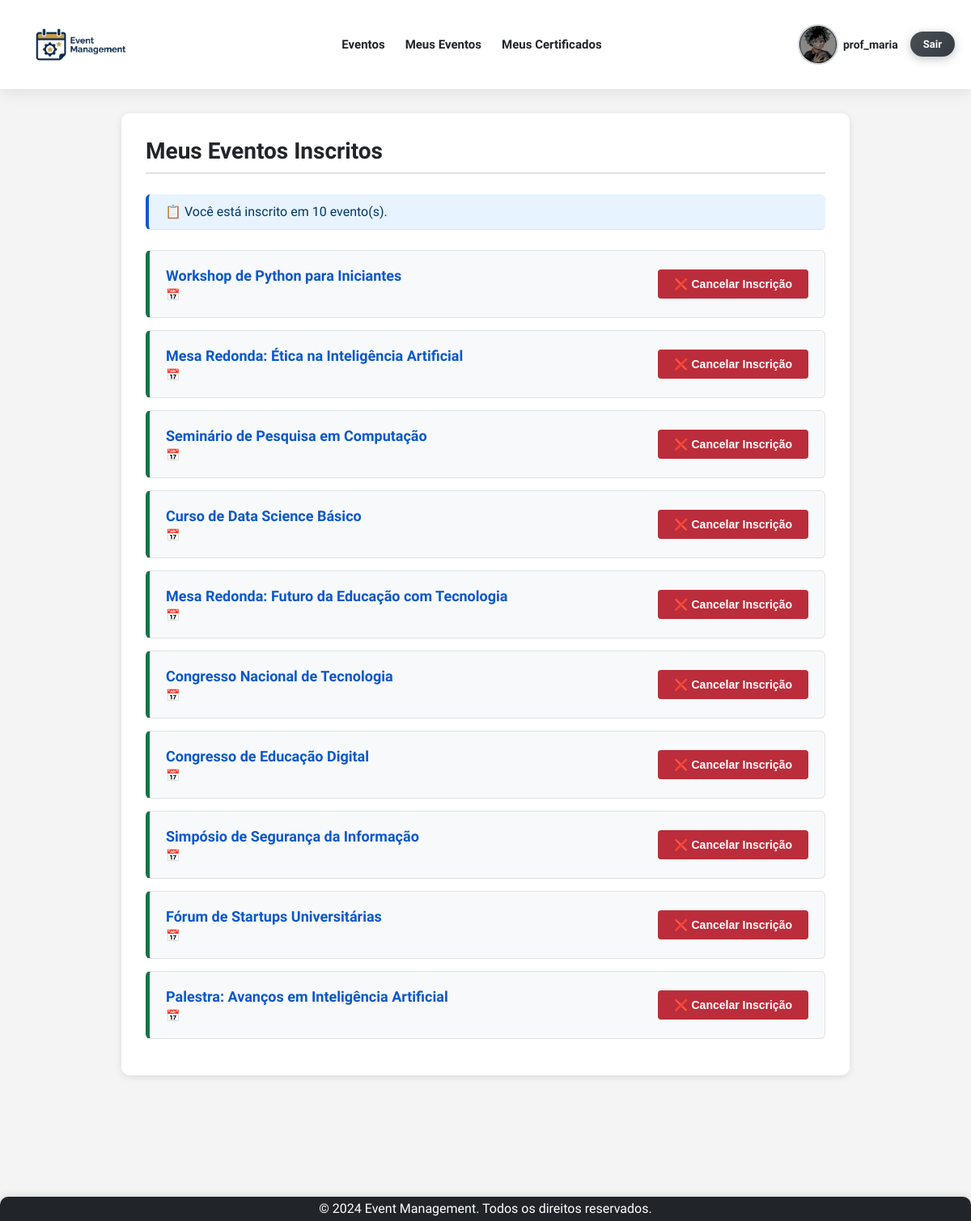
Page /meus-event_subscribed/subscribed/ (signed in) on the earlier database version.
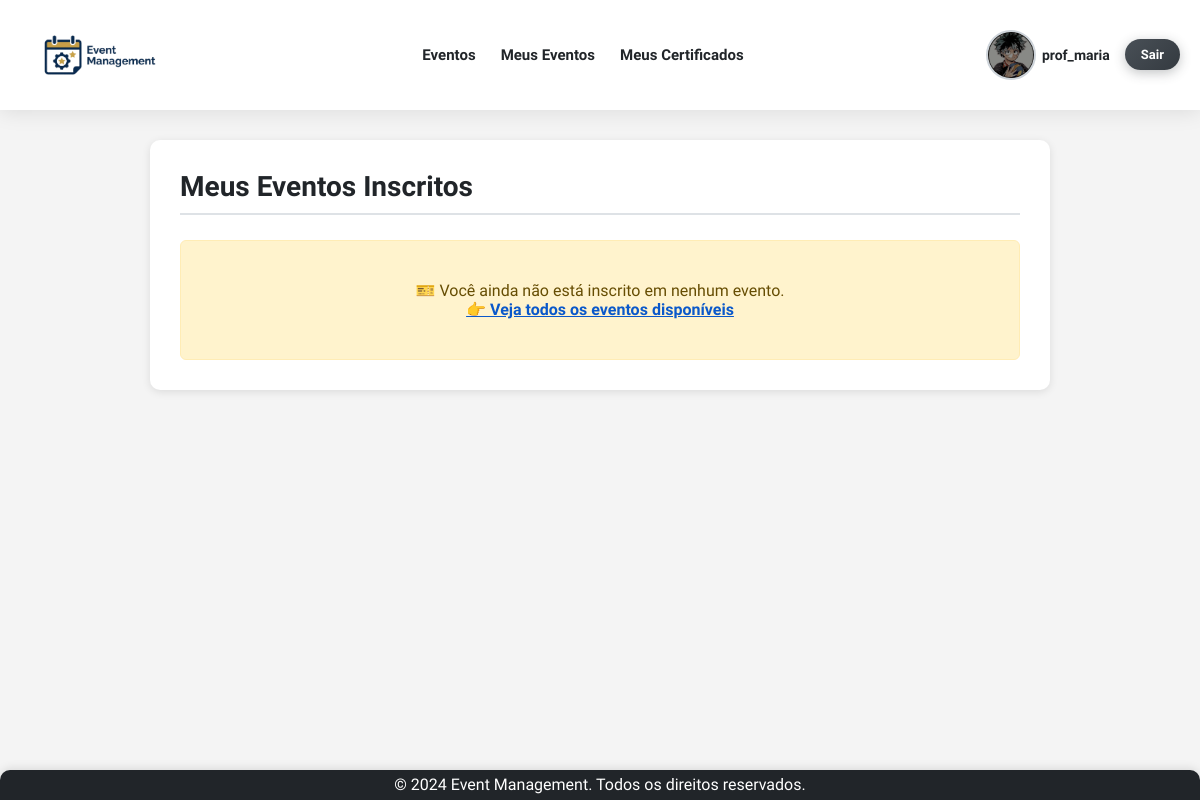
Same page on the later database version.
### app/models.py (models this page shows, shortened)
class Event(models.Model):
    event_type_choices = [
        ('Palestra', 'Palestra'),
        ('Workshop', 'Workshop'),
        ('Seminário', 'Seminário'),
        ('Curso', 'Curso'),
        ('Congresso', 'Congresso'),
        ('Simpósio', 'Simpósio'),
        ('Fórum', 'Fórum'),
        ('Mesa Redonda', 'Mesa Redonda'),
    ]
    title = models.CharField(max_length=200, verbose_name="Título")
    description = models.TextField(verbose_name="Descrição")
    image = models.ImageField(
        upload_to='eventos/',
        verbose_name='Imagem do Evento',
        null=True,
        blank=True
    )
    initial_date = models.DateField(default= '9999-12-31', verbose_name="Data de Início")
    final_date = models.DateField(default='9999-12-31', verbose_name="Data Final")
    location = models.CharField(max_length=200, verbose_name="Local")
    max_capacity = models.IntegerField(verbose_name="Capacidade Máxima")
    creator = models.ForeignKey(
        settings.AUTH_USER_MODEL,
        on_delete=models.CASCADE,
        related_name='created_events', # Relacionamento reverso para eventos criados pelo usuário.
        null=True,
        blank=True,
        verbose_name="Criador"
    )
    professor = models.ForeignKey(
        settings.AUTH_USER_MODEL,
        on_delete=models.SET_NULL,  # Mantém o evento se o professor for deletado (o campo será nulo).
        null=True,
        blank=True,
        verbose_name="Professor Responsável",
        related_name="instructed_events",
        limit_choices_to={'user_type': 'Professor'} # Limita as opções de escolha no admin/formulário.
    )
    event_type = models.CharField(max_length=20, choices=event_type_choices, default='Palestra', verbose_name="Tipo de Evento")
    event_start = models.TimeField(null=False, blank=True, verbose_name="Horario de Início")
    event_end = models.TimeField(null=False, blank=True, verbose_name="Horario de Término")
    participants = models.ManyToManyField(
        settings.AUTH_USER_MODEL,
        through='EventParticipant', # Define que a relação M2M será gerenciada pelo modelo EventParticipant.
        through_fields=('event', 'participant'),
        related_name='attended_events', # Relacionamento reverso para eventos que o usuário participa.
        blank=True,
        verbose_name="Participantes"
    )
    class Meta:
        db_table = 'event'
        ordering = ['initial_date']
        verbose_name = 'Evento'
        verbose_name_plural = 'Eventos'

### app/views.py (the view)
# urls.py: path('meus-event_subscribed/subscribed/', views.event_subscribed_list, name='event_subscribed'),
@login_required
def event_subscribed_list(request):
    eventos = request.user.attended_events.all() # Acessa a lista de eventos nos quais o usuário está inscrito
    context = {
        'eventos': eventos,
        'page_title': 'Meus Eventos Inscritos'
    }
    return render(request, 'event/event_subscribed.html', context)

### app/templates/event/event_subscribed.html (shortened to what this page needs)
{% extends 'base.html' %}
{% block content %}
<div class="subscribed-events-container">
    <h2>Meus Eventos Inscritos</h2>
    <hr>
    {% if eventos %}
        <p class="events-count">📋 Você está inscrito em {{ eventos|length }} evento(s).</p>
        <ul class="subscribed-events-list">
            {% for evento in eventos %}
                <li class="subscribed-event-item">
                    <div class="event-info">
                        <a href="{% url 'event_detail' pk=evento.pk %}">
                            <strong>{{ evento.title }}</strong>
                        </a>
                        <small>📅 {{ evento.date|date:"d/m/Y H:i" }}</small>
                    </div>
                    <form method="post" action="{% url 'toggle_registration' pk=evento.pk %}" class="unsubscribe-form">
                        <button type="submit">❌ Cancelar Inscrição</button>
                    </form>
                </li>
            {% endfor %}
        </ul>
    {% else %}
        <div class="no-events-message">
            <p>🎫 Você ainda não está inscrito em nenhum evento.</p>
            <a href="{% url 'event_list' %}">👉 Veja todos os eventos disponíveis</a>
        </div>
    {% endif %}
</div>
{% endblock %}

Differences in the rows shown:
removed Event: title "Workshop de Python para Iniciantes"
removed Event: title "Mesa Redonda: Ética na Inteligência Artificial"
removed Event: title "Seminário de Pesquisa em Computação"
removed Event: title "Curso de Data Science Básico"
removed Event: title "Mesa Redonda: Futuro da Educação com Tecnologia"
removed Event: title "Congresso Nacional de Tecnologia"
removed Event: title "Congresso de Educação Digital"
removed Event: title "Simpósio de Segurança da Informação"
removed Event: title "Fórum de Startups Universitárias"
removed Event: title "Palestra: Avanços em Inteligência Artificial"
Other differences:
{{ eventos|length }}: "10" → (not shown)
text no longer shown: "📋 Você está inscrito em evento(s)."
text now shown: "🎫 Você ainda não está inscrito em nenhum evento. 👉 Veja todos os eventos disponíveis"
